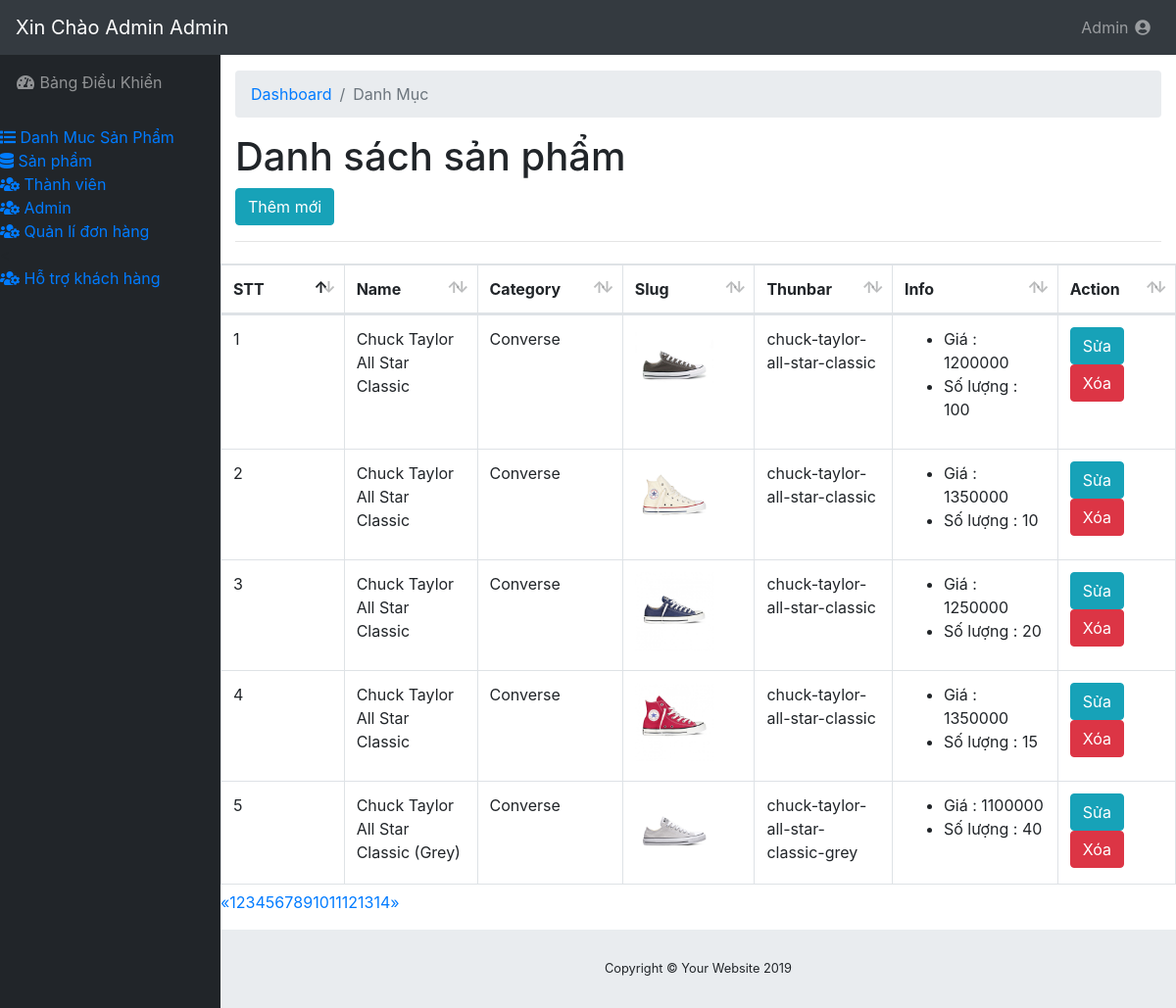
The page /admin/modules/product/index.php (signed in) on the database its author committed.
### tables this page shows
CREATE TABLE IF NOT EXISTS `product` (
`id` int(11) NOT NULL,
  `name` varchar(100) DEFAULT NULL,
  `slug` varchar(100) DEFAULT NULL,
  `price` int(11) DEFAULT NULL,
  `sale` tinyint(4) DEFAULT '0',
  `thunbar` varchar(100) DEFAULT NULL,
  `category_id` int(11) DEFAULT NULL,
  `content` text,
  `number` int(11) DEFAULT '0',
  `head` int(11) DEFAULT '0',
  `view` int(11) DEFAULT '0',
  `hot` tinyint(4) DEFAULT '0',
  `created_at` timestamp NULL DEFAULT NULL,
  `updated_at` timestamp NULL DEFAULT NULL ON UPDATE CURRENT_TIMESTAMP
);

CREATE TABLE IF NOT EXISTS `category` (
`id` int(11) NOT NULL,
  `name` varchar(100) DEFAULT NULL,
  `slug` varchar(100) DEFAULT NULL,
  `images` varchar(100) DEFAULT NULL,
  `banner` varchar(100) DEFAULT NULL,
  `home` tinyint(4) DEFAULT '0',
  `status` tinyint(4) DEFAULT '1',
  `created_up` timestamp NOT NULL DEFAULT CURRENT_TIMESTAMP,
  `update_at` timestamp NOT NULL DEFAULT CURRENT_TIMESTAMP ON UPDATE CURRENT_TIMESTAMP
);

### libraries/Function.php (called while the page is built, shortened)
<?php
    function base_url()
    {
        return $url  = "http://localhost:8012/DoAn2/";
    }
    function modules($url)
    {
        return base_url() . "admin/modules/" .$url ;
    }
    function uploads()
    {
        return base_url() . "public/uploads/";
    }
 ?>

### libraries/Database.php (called while the page is built, shortened)
<?php
    class Database
    {
        public $link;
        public function __construct()
        {
            $this ->link = mysqli_connect("localhost","123","123","shopgiay") or die ();
            mysqli_set_charset($this ->link,"utf8");
        }
        public function countTable($table)
        {
            $sql = "SELECT id FROM  {$table}";
            $result = mysqli_query($this->link, $sql) or die("Lỗi Truy Vấn countTable----" .mysqli_error($this->link));
            $num = mysqli_num_rows($result);
            return $num;
        }
         public  function fetchJone($table,$sql ,$page = 0,$row ,$pagi = false )
        {
            $data = [];
            if ($pagi == true )
            {
                $total = $this->countTable($table);
                $sotrang = ceil($total / $row);
                $start = ($page - 1 ) * $row ;
                $sql .= " LIMIT $start,$row";
                $data = [ "page" => $sotrang];
                $result = mysqli_query($this->link,$sql) or die("Lỗi truy vấn fetchJone ---- " .mysqli_error($this->link));
            }
            else
            {
                $result = mysqli_query($this->link,$sql) or die("Lỗi truy vấn fetchJone ---- " .mysqli_error($this->link));
            }
            if( $result)
            {
                while ($num = mysqli_fetch_assoc($result))
                {
                    $data[] = $num;
                }
            }
            return $data;
        }
    }
?>

### admin/autoload/autoload.php (called while the page is built, shortened)
<?php
require_once("/../../libraries/Database.php");
require_once("/../../libraries/Function.php");
$db = new Database ;
?>

### admin/modules/product/index.php (the view, shortened to what this page needs)
<?php
$open = "product";
require_once("/../../autoload/autoload.php");
if(isset($_GET['page']))
{
  $p=$_GET['page'];
}
else
{
  $p=1;
}
$sql = "SELECT product.*,category.name as namecate From product
        LEFT JOIN category on category.id=product.category_id";
        $product=$db->fetchJone('product',$sql,$p,5,true);
        if(isset($product['page']))
        {
          $sotrang=$product['page'];
          unset($product['page']);
        }
?>
<?php require_once ("/../../layouts/header.php") ?>
 <div id="content-wrapper">
      <div class="container-fluid">
        <ol class="breadcrumb">
          <li class="breadcrumb-item">
            <a href="index.php">Dashboard</a>
          </li>
          <li class="breadcrumb-item active">Danh Mục</li>
        </ol>
        <h1>Danh sách sản phẩm</h1>
        <a href="add.php" class="btn btn-info"> Thêm mới</a>
        <hr>
      </div>
    <div class="row">
        <div class="col-md-12">
              <div class="table-responsive">
    <div id="dataTable_wrapper" class="dataTables_wrapper dt-bootstrap4">
        <div class="row">
            <div class="col-sm-12">
                <table class="table table-bordered dataTable" id="dataTable" width="100%" cellspacing="0" role="grid" aria-describedby="dataTable_info" style="width: 100%;">
                    <thead>
                        <tr role="row">
                            <th class="sorting_asc" tabindex="0" aria-controls="dataTable" rowspan="1" colspan="1" aria-sort="ascending" aria-label="Name: activate to sort column descending" style="width: 55px;">STT</th>
                            <th class="sorting" tabindex="0" aria-controls="dataTable" rowspan="1" colspan="1" aria-label="Position: activate to sort column ascending" style="width: 63px;">Name</th>
                             <th class="sorting" tabindex="0" aria-controls="dataTable" rowspan="1" colspan="1" aria-label="Position: activate to sort column ascending" style="width: 63px;">Category</th>
                            <th class="sorting" tabindex="0" aria-controls="dataTable" rowspan="1" colspan="1" aria-label="Office: activate to sort column ascending" style="width: 48px;">Slug</th>
                            <th class="sorting" tabindex="0" aria-controls="dataTable" rowspan="1" colspan="1" aria-label="Age: activate to sort column ascending" style="width: 31px;">Thunbar</th>
                            <th class="sorting" tabindex="0" aria-controls="dataTable" rowspan="1" colspan="1" aria-label="Office: activate to sort column ascending" style="width: 48px;">Info</th>
                            <th class="sorting" tabindex="0" aria-controls="dataTable" rowspan="1" colspan="1" aria-label="Age: activate to sort column ascending" style="width: 31px;">Action</th>
                        </tr>
                    </thead>
                    <tbody>
                        <?php $stt = 1; foreach ($product as $item): ?>
                        <tr>
                          <td> <?php echo $stt ?></td>
                          <td> <?php echo $item['name'] ?></td>
                          <td><?php echo $item['namecate'] ?></td>
                          <td>
                            <img src="<?php echo uploads() ?>product/<?php echo $item['thunbar'] ?>" width = "80px" height="80px">
                          </td>
                           <td> <?php echo $item['slug'] ?></td>
                           <td>
                              <ul>
                                <li> Giá : <?php echo $item['price'] ?></li>
                                <li> Số lượng : <?php echo $item['number'] ?> </li>
                              </ul>
                           </td>
                           <td>
                             <a class="btn btn-xs btn-info" href="edit.php?id=<?php echo $item['id'] ?>"> Sửa </a>
                             <a class="btn btn-xs btn-danger" href="delete.php?id=<?php echo $item['id'] ?>"> Xóa </a>
                           </td>
                        </tr>
                      <?php  $stt ++; endforeach ?>
                    </tbody>
                </table>
                <div class="pull-right">
                  <nav aria-label="Page navigation" class="clearfix">
    <ul class="pagination">
            <a href="#" aria-label="Previous">
            <span aria-hidden="true">&laquo;</span>
            </a>
       <?php for($i =1 ; $i <= $sotrang;$i++) : ?>
        <?php
            if(isset($_GET['page']))
            {
              $p=$_GET['page'];
            }
            else
            {
              $p=1;
            }
         ?>
         <li class="<?php echo ($i==$p) ? 'active' : '' ?>" >
          <a class= ""href="?page=<?php echo $i ;?>"><?php echo $i; ?></a>
        </li>
      <?php endfor; ?>
            <a href="#" aria-label="Next">
            <span aria-hidden="true">&raquo;</span>
            </a>
    </ul>
</nav>
                </div>
            </div>
        </div>
        </div>
    </div>
        </div>
    </div>
</div>
     <?php require_once ("/../../layouts/footer.php") ?>

### admin/layouts/header.php (shortened to what this page needs)
<!DOCTYPE html>
<html lang="en">
<head>
  <link href="vendor/fontawesome-free/css/all.min.css" rel="stylesheet" type="text/css">
  <link href="vendor/datatables/dataTables.bootstrap4.css" rel="stylesheet">
  <link href="css/sb-admin.css" rel="stylesheet">
</head>
<body id="page-top">
  <nav class="navbar navbar-expand navbar-dark bg-dark static-top">
    <a class="navbar-brand mr-1" href="index.php">Xin Chào Admin <?php echo $_SESSION['admin_name']?></a>
    <ul class="navbar-nav ml-auto ml-md-0">
      <li class="nav-item dropdown no-arrow">
        <a class="nav-link dropdown-toggle" href="#" id="userDropdown" role="button" data-toggle="dropdown" aria-haspopup="true" aria-expanded="false"><?php echo $_SESSION['admin_name']?>
          <i class="fas fa-user-circle fa-fw"> </i>
        </a>
      </li>
    </ul>
  </nav>
  <div id="wrapper">
    <ul class="sidebar navbar-nav">
      <li class="nav-item">
        <a class="nav-link" href="http://localhost:8012/DoAn2/admin/index.php">
          <i class="fas fa-fw fa-tachometer-alt"></i>
          <span>Bảng Điều Khiển</span>
            <li class="<?php echo isset($open) && $open == 'category' ? 'active' : '' ?>">
            <a href="<?php echo modules("category/index.php") ?>"><i class="fa fa-list"></i> Danh Muc Sản Phẩm </a>
          </li>
           <li class="<?php echo isset($open) && $open == 'product' ? 'active' : '' ?>">
            <a href="<?php echo modules("product/index.php") ?>"><i class="fas fa-database"></i> Sản phẩm </a>
          </li>
          <li class="<?php echo isset($open) && $open == 'user' ? 'active' : '' ?>">
            <a href="<?php echo modules("user/index.php") ?>"><i class="fas fa-users-cog"></i> Thành viên </a>
          </li>
          <li class="<?php echo isset($open) && $open == 'admin' ? 'active' : '' ?>">
            <a href="<?php echo modules("admin/index.php") ?>"><i class="fas fa-users-cog"></i> Admin </a>
          </li>
          <li class="<?php echo isset($open) && $open == 'transaction' ? 'active' : '' ?>">
            <a href="<?php echo modules("transaction/index.php") ?>"><i class="fas fa-users-cog"></i> Quản lí đơn hàng </a>
          </li>
            <a href="https://app.subiz.com/activities/usqfaycsqpyazfrjlvico/convo/csqfayczycrtiyovny"><i class="fas fa-users-cog"></i> Hỗ trợ khách hàng </a>
          </li>
    </ul>

### admin/layouts/footer.php (shortened to what this page needs)
      <footer class="sticky-footer">
        <div class="container my-auto">
          <div class="copyright text-center my-auto">
            <span>Copyright © Your Website 2019</span>
          </div>
        </div>
      </footer>
    </div>
</body>
</html>

### rows shown on the page
product: name "Chuck Taylor All Star Classic", category.name "Converse", thunbar (picture), slug "chuck-taylor-all-star-classic", price "1200000", number "100"
product: name "Chuck Taylor All Star Classic", category.name "Converse", thunbar (picture), slug "chuck-taylor-all-star-classic", price "1350000", number "10"
product: name "Chuck Taylor All Star Classic", category.name "Converse", thunbar (picture), slug "chuck-taylor-all-star-classic", price "1250000", number "20"
product: name "Chuck Taylor All Star Classic", category.name "Converse", thunbar (picture), slug "chuck-taylor-all-star-classic", price "1350000", number "15"
product: name "Chuck Taylor All Star Classic (Grey)", category.name "Converse", thunbar (picture), slug "chuck-taylor-all-star-classic-grey", price "1100000", number "40"

### other values the page prints
$_SESSION['admin_name'] "Admin"
